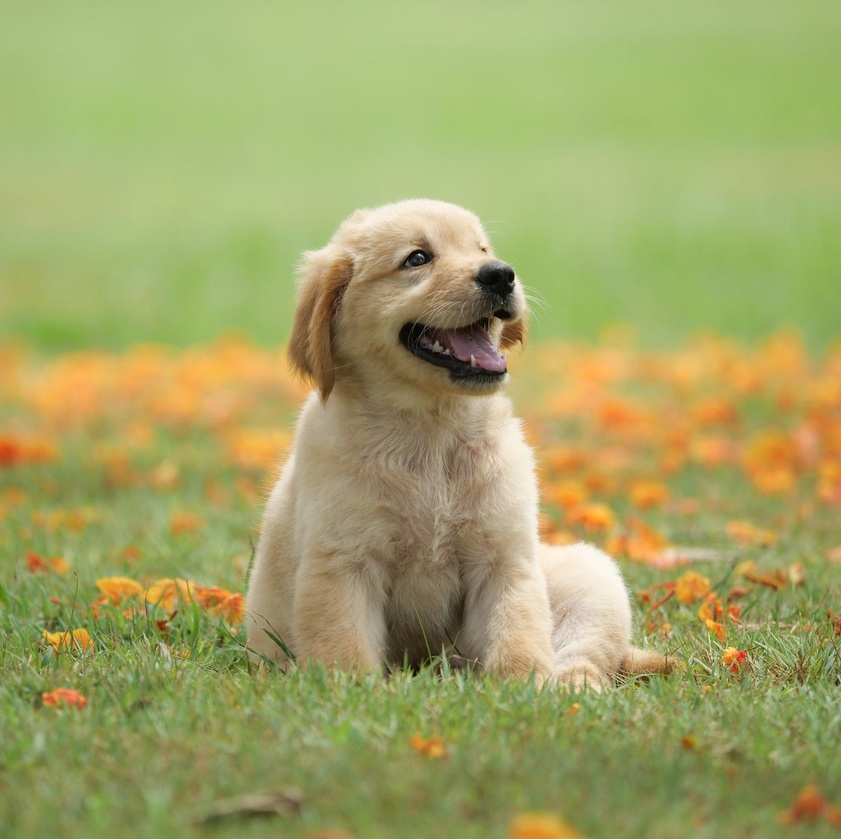
#> input picture CV/Experiment 7/test_image.jpg, 841 x 839 px, shrunk from 1200 x 1197 before the run
$ jupyter execute --allow-errors Exp7.ipynb
#> lines starting #> are read from the running program, lines starting #| are printed output that depends on the picture
[cell 1]
import numpy as np
import matplotlib.pyplot as plt
from sklearn.cluster import KMeans
import cv2

[cell 2]
# Load sample image
image_bgr = cv2.imread("test_image.jpg")
#> image_bgr is the input picture: shape (839, 841, 3); mean B, G, R 102.4, 164.3, 161.9
image = cv2.cvtColor(image_bgr, cv2.COLOR_BGR2RGB)

plt.figure(figsize=(8, 6))
#> (the rest of this cell did not finish here and is left out)

[cell 3]
# Reshape the image to a 2D array of pixels
w, h, d = original_shape = tuple(image.shape)
#> w = 839; h = 841; d = 3; original_shape = (839, 841, 3)
image_array = np.reshape(image, (w * h, d))

# Perform k-means clustering
n_colors = 5  # Number of clusters (colors)
kmeans = KMeans(n_clusters=n_colors, random_state=0)
kmeans.fit(image_array)

# Get labels and cluster centers
labels = kmeans.predict(image_array)
centers = kmeans.cluster_centers_

# Create segmented image using the cluster centers
segmented_image = np.zeros_like(image_array)
for i in range(len(labels)):
    segmented_image[i] = centers[labels[i]]

# Reshape segmented image to original shape
segmented_image = segmented_image.reshape((w, h, d))
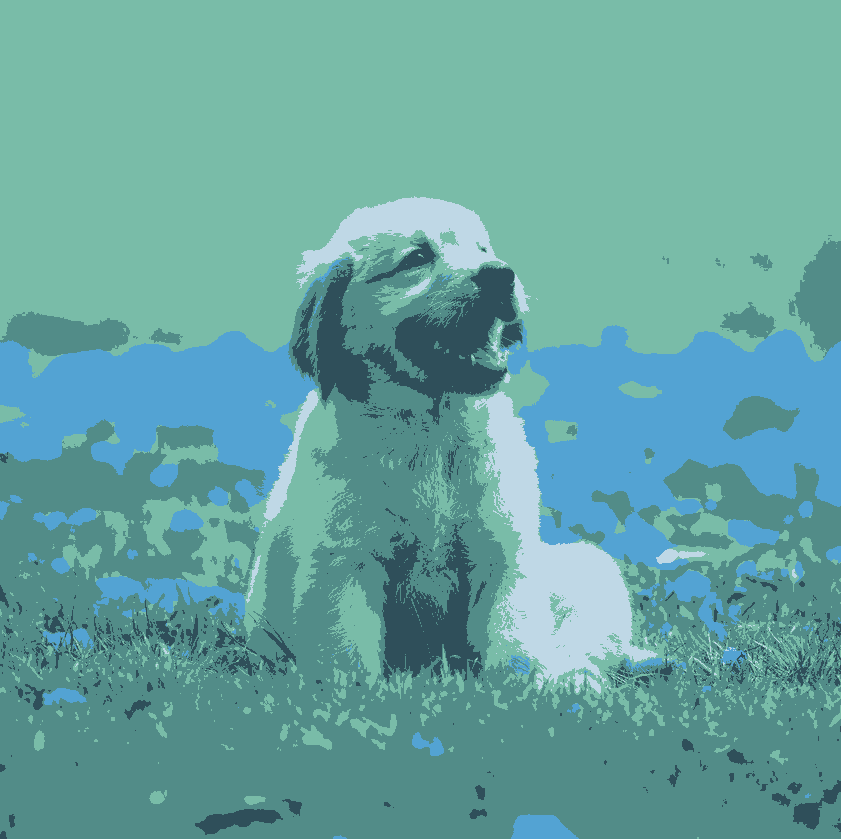
#> segmented_image: shape (839, 841, 3); mean of channels 0, 1, 2 161.1, 163.9, 101.8; drawn as B, G, R

# Display segmented image
plt.figure(figsize=(8, 6))
plt.imshow(segmented_image)
plt.title("Segmented Image")
plt.axis("off")
plt.show()
